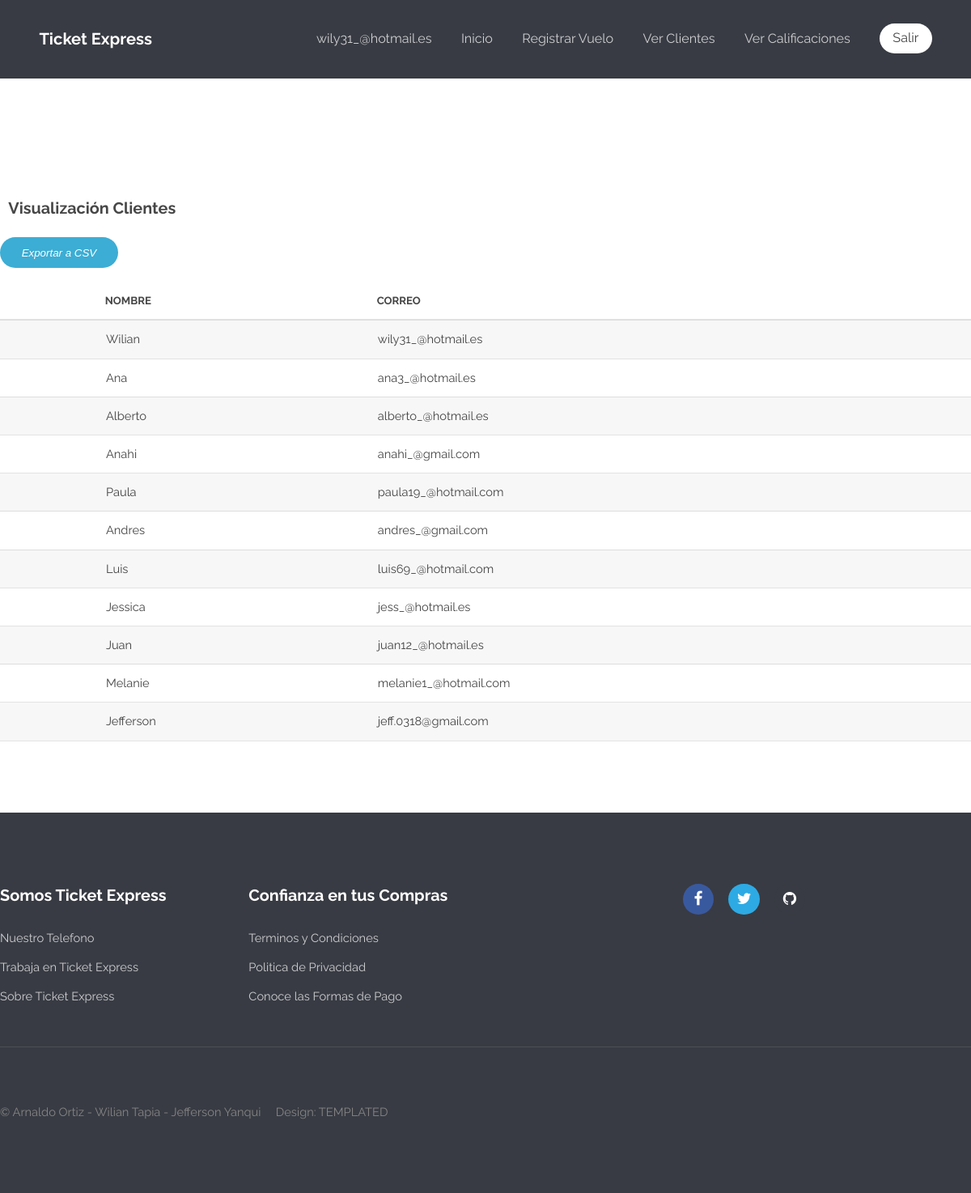
/verclientes.php (signed in), run on the app's committed database.
### tables this page shows
CREATE TABLE `clientes` (
  `id` int(11) NOT NULL,
  `nombre` varchar(50) NOT NULL,
  `correo` varchar(50) NOT NULL,
  `password` varchar(50) NOT NULL
);

### verclientes.php (the view, shortened to what this page needs)
<?php
 require_once "database.php";
 $where = "";
 $sql= "SELECT * FROM clientes $where";
 $resultado = $mysqli->query($sql);
?>
<!DOCTYPE html>
<html lang="en">
	<head>
			<link rel="stylesheet" href="css/skel.css" />
			<link rel="stylesheet" href="css/style.css" />
			<link rel="stylesheet" href="css/style-xlarge.css" />
	</head>
	<body>
		<header id="header">
				<h1><a href="admin.php">Ticket Express</a></h1>
				<nav id="nav">
					<ul>
						<li><?php  if (isset($_SESSION['correo'])) : ?>
						<a href="profieladmin.php"><?php echo $_SESSION['correo']; ?></a>
						<?php endif ?></li>
						<li><a href="admin.php">Inicio</a></li>
						<li><a href="registrovuelo.php">Registrar Vuelo</a></li>
						<li><a href="verclientes.php">Ver Clientes</a></li>
						<li><a href="calificaciones.php">Ver Calificaciones</a></li>
						<li><a href="salir.php" class="button special">Salir</a></li>
					</ul>
				</nav>
			</header>
			<section id="main" class="wrapper">
				<div class="container">
		<div class="row" style="text-align:center">
			<h3>Visualización Clientes</h3>
		</div>
		<form method="post" class="form" action="reporte_users.php">
			<button type="submit" id="export_data" name="export_data" value="Export" class="button"><i>Exportar a CSV</i></button>
		</form>
		<div class="row table-responsive">
			<table class="table table-striped">
				<thead>
                <tr>
                <th>ID</th>
                <th>NOMBRE</th>
                <th>CORREO</th>
                </tr>
                </thead>
                <tbody>
                <?php while($row = $resultado->fetch_array(
                    MYSQLI_ASSOC))  { ?>
                   <tr>
                   <td><?php echo $row['id']; ?></td>
                   <td><?php echo $row['nombre']; ?></td>
                   <td><?php echo $row['correo']; ?></td>
                    </tr>
                <?php } ?>
                 </tbody>
            </table>
				</div>
			</section>
        <footer id="footer">
				<div class="container">
					<section class="links">
						<div class="row">
							<section class="3u 6u(medium) 12u$(small)">
								<h3>Somos Ticket Express</h3>
								<ul class="unstyled">
									<li><a href="nuestrotelefonocliente.php">Nuestro Telefono</a></li>
									<li><a href="trabajocliente.php">Trabaja en Ticket Express</a></li>
									<li><a href="sobrecliente.php">Sobre Ticket Express</a></li>
								</ul>
							</section>
							<section class="3u 6u$(medium) 12u$(small)">
								<h3>Confianza en tus Compras</h3>
								<ul class="unstyled">
									<li><a href="terminoscondicionescliente.php">Terminos y Condiciones</a></li>
									<li><a href="politicacliente.php">Politica de Privacidad</a></li>
									<li><a href="formaspagocliente.php">Conoce las Formas de Pago</a></li>
								</ul>
							</section>
							<div class="4u$ 12u$(medium)">
							<ul class="icons">
								<li>
									<a href="https://www.facebook.com/Ticket-Express-100616961753420/" class="icon rounded fa-facebook"><span class="label">Facebook</span></a>
								</li>
								<li>
									<a class="icon rounded fa-twitter"><span class="label">Twitter</span></a>
								</li>
								<li>
									<a href="https://github.com/JeffUPS/ProyectoIntegrador7mo" class="icon rounded fa-github"><span class="label">Github</span></a>
								</li>
							</ul>
						</div>
						</div>
					</section>
					<div class="row">
						<div class="8u 12u$(medium)">
							<ul class="copyright">
								<li>&copy; Arnaldo Ortiz - Wilian Tapia - Jefferson Yanqui</li>
								<li>Design: <a href="http://templated.co">TEMPLATED</a></li>
							</ul>
						</div>
					</div>
				</div>
			</footer>
	</body>
</html>

### css/skel.css (style rules this page uses)
html,body,div,span,applet,object,iframe,h1,h2,h3,h4,h5,h6,p,blockquote,pre,a,abbr,acronym,address,big,cite,code,del,dfn,em,img,ins,kbd,q,s,samp,small,strike,strong,sub,sup,tt,var,b,u,i,center,dl,dt,dd,ol,ul,li,fieldset,form,label,legend,table,caption,tbody,tfoot,thead,tr,th,td,article,aside,canvas,details,embed,figure,figcaption,footer,header,hgroup,menu,nav,output,ruby,section,summary,time,mark,audio,video { margin:0;padding:0;border:0;font-size:100%;font:inherit;vertical-align:baseline; }
article,aside,details,figcaption,figure,footer,header,hgroup,menu,nav,section { display:block; }
body { line-height:1; }
ol,ul { list-style:none; }
table { border-collapse:collapse;border-spacing:0; }
body { -webkit-text-size-adjust:none }
*, *:before, *:after { -moz-box-sizing: border-box; -webkit-box-sizing: border-box; box-sizing: border-box; }
.container { margin-left: auto; margin-right: auto; width: 1200px; }
.row { border-bottom: solid 1px transparent; }
.row > * { float: left; }
.row:after, .row:before { content: ''; display: block; clear: both; height: 0; }
.row > * { padding: 0 0 0 2em; }
.row { margin: 0 0 -1px -2em; }
.\38 u, .\38 u\24 { width: 66.6666666667%; clear: none; margin-left: 0; }
.\34 u, .\34 u\24 { width: 33.3333333333%; clear: none; margin-left: 0; }
.\33 u, .\33 u\24 { width: 25%; clear: none; margin-left: 0; }

### css/style-xlarge.css (style rules this page uses)
body, input, select, textarea { font-size: 11pt; }

### data on the page
clientes: nombre "Wilian", correo "wily31_@hotmail.es"
clientes: nombre "Ana", correo "ana3_@hotmail.es"
clientes: nombre "Alberto", correo "alberto_@hotmail.es"
clientes: nombre "Anahi", correo "anahi_@gmail.com"
clientes: nombre "Paula", correo "paula19_@hotmail.com"
clientes: nombre "Andres", correo "andres_@gmail.com"
clientes: nombre "Luis", correo "luis69_@hotmail.com"
clientes: nombre "Jessica", correo "jess_@hotmail.es"
clientes: nombre "Juan", correo "juan12_@hotmail.es"
clientes: nombre "Melanie", correo "melanie1_@hotmail.com"
clientes: nombre "Jefferson", correo "jeff.0318@gmail.com"

### other printed values
$_SESSION['correo'] "wily31_@hotmail.es"
